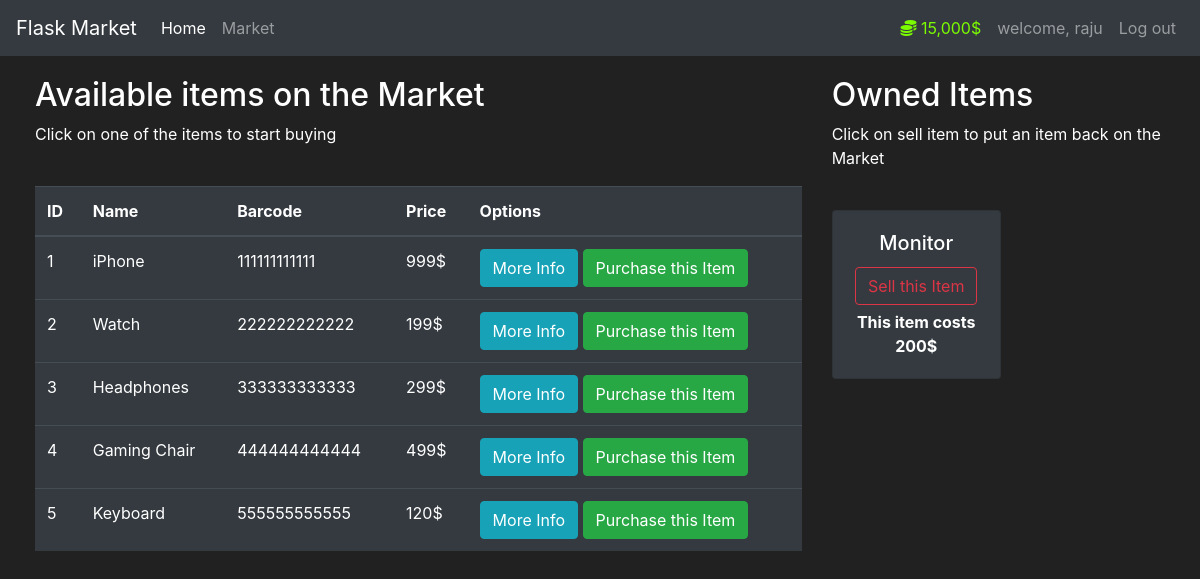
Page /market (signed in) on the committed database.
### market/models.py (models this page shows, shortened)
class User(db.Model,UserMixin):
   id=db.Column(db.Integer(),primary_key=True)
   username=db.Column(db.String(length=30),nullable=False,unique=True)
   email_address=db.Column(db.String(length=50),nullable=False,unique=True)
   password_hash=db.Column(db.String(length=60),nullable=False)
   budget=db.Column(db.Integer(),nullable=False,default=15000,)
   items=db.relationship('Item',backref='owned_user',lazy=True)
   @property
   def prettier_budget(self):
      if(len(str(self.budget))>=4):
         return f'{str(self.budget)[:-3]},{str(self.budget)[-3:]}$'
      else:
         return f'{self.budget}$'
   @property
   def password(self):
      return self.password

class Item(db.Model):
   id= db.Column(db.Integer(), primary_key=True)
   name=db.Column(db.String(length=20),nullable=False,unique=True)
   price=db.Column(db.Integer(),nullable=False)
   barcode=db.Column(db.String(length=12),nullable=False,unique=True)
   description=db.Column(db.String(length=1024),nullable=False,unique=True)
   owner=db.Column(db.Integer(),db.ForeignKey('user.id'))

### market/routes.py (the view, shortened to what this page needs)
@app.route('/market',methods=["GET","POST"])
@login_required
def market_page():
   purchase_form=PurchaseItemForm()
   sell_item=SellItemForm()
   if request.method=="GET":
      items = Item.query.filter_by(owner=None).all()
      owned_items=Item.query.filter_by(owner=current_user.id).all()
      return render_template("market.html",items=items,purchase_form=purchase_form,owned_items=owned_items,selling_form=sell_item)

### market/models.py (called while the page is built)
@login_manager.user_loader
def load_user(user_id):
   return User.query.get(int(user_id))

### market/templates/market.html (shortened to what this page needs)
{% extends 'base.html' %}
{% block content %}
<div class="row" style="margin-top:20px; margin-left:20px">
   <div class="col-8">
       <h2>Available items on the Market</h2>
       <p>Click on one of the items to start buying</p>
       <br>
      <table class="table table-hover table-dark">
         <thead>
            <tr>
               <th scope="col">ID</th>
               <th scope="col">Name</th>
               <th scope="col">Barcode</th>
               <th scope="col">Price</th>
               <th scope="col">Options</th>
            </tr>
         </thead>
         <tbody>
            {% for item in items %}
            <tr>
               <td>{{ item.id }}</td>
               <td>{{ item.name }}</td>
               <td>{{ item.barcode }}</td>
               <td>{{ item.price }}$</td>
               <td>
                  <button class="btn btn-outline btn-info" data-toggle="modal" data-target="#Modal-MoreInfo-{{ item.id }}">More Info</button>
                  <button class="btn btn-outline btn-success" data-toggle="modal" data-target="#Modal-PurchaseConfirm-{{ item.id }}">Purchase this Item</button>
               </td>
            </tr>
            {% endfor %}
         </tbody>
      </table>
   </div>
   <div class="col-4">
        <h2>Owned Items</h2>
        <p>Click on sell item to put an item back on the Market</p>
        <br>
        <div class="row">
  {% for owned_item in owned_items %}
             <div class="col-md-6">
                 <div style="margin-bottom: 5px" class="card text-center bg-dark">
                      <div class="card-body">
                          <h5 class="card-title">{{ owned_item.name }}</h5>
                          <button type="button" class="btn btn-outline-danger" style="margin-bottom: 5px"
                                  data-toggle="modal" data-target="#Modal-SellingConfirm-{{ owned_item.id }}">
                              Sell this Item
                          </button>
                          <p class="card-text"><strong>
                              This item costs {{ owned_item.price }}$
                          </strong></p>
                      </div>
                  </div>
             </div>
           {% endfor %}
         </div>
   </div>
</div>
    {% endblock %}

### market/templates/base.html (shortened to what this page needs)
<!doctype html>
<html lang="en">
   <head>
      <link rel="stylesheet" href="https://cdn.jsdelivr.net/npm/bootstrap@4.5.3/dist/css/bootstrap.min.css">
   </head>
   <body>
<nav class="navbar navbar-expand-md navbar-dark bg-dark">
      <a class="navbar-brand" href="#">Flask Market</a>
        <div class="collapse navbar-collapse" id="navbarNav">
            <ul class="navbar-nav mr-auto">
            <li class="nav-item active">
                <a class="nav-link" href="{{url_for('home_page')}}">Home <span class="sr-only">(current)</span></a>
            </li>
            <li class="nav-item">
                <a class="nav-link" href="{{url_for('market_page')}}">Market</a>
            </li>
        </ul>
        {% if current_user.is_authenticated %}
<ul class="navbar-nav">
  <li class="nav-item">
                <a class="nav-link" style="color:lawngreen; font-weight : bol">
                  <i class="fas fa-coins"></i>
                  {{current_user.prettier_budget}}
                </a>
            </li>
  <li class="nav-item">
                <a class="nav-link" >welcome, {{current_user.username}}</a>
            </li>
            <li class="nav-item">
                <a class="nav-link" href="{{url_for('logout_page')}}">Log out</a>
            </li>
            </ul>
        {%endif%}
      </div>
    </nav>
      {% block content %}
      {% endblock %}
   </body>
</html>

### market/templates/base.html (style rules this page uses)
body { background-color: #212121; color: white }

### rows in the picture
User: prettier_budget "15,000$", username "raju"
Item: id "1", name "iPhone", barcode "111111111111", price "999"
Item: id "2", name "Watch", barcode "222222222222", price "199"
Item: id "3", name "Headphones", barcode "333333333333", price "299"
Item: id "4", name "Gaming Chair", barcode "444444444444", price "499"
Item: id "5", name "Keyboard", barcode "555555555555", price "120"
Item: name "Monitor", price "200"
